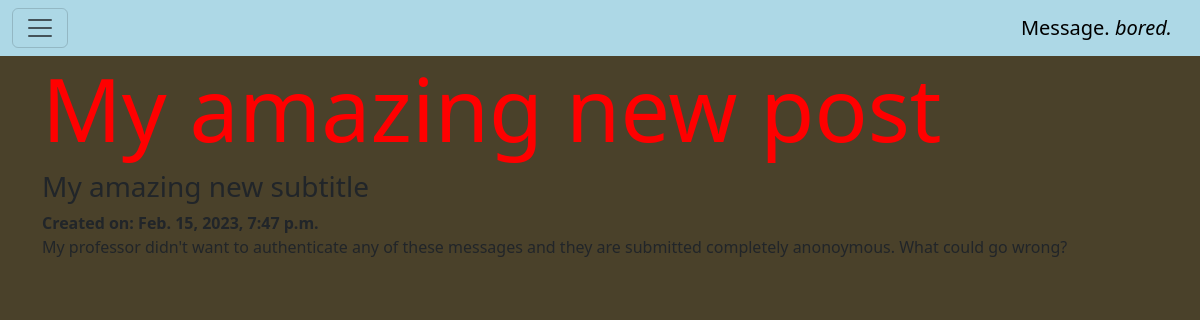
The app's page /posts/4/ with its own data.
### posts/models.py (models this page shows, shortened)
class Post(models.Model):
    title = models.CharField(max_length=128)
    subtitle = models.CharField(max_length=128)
    body = models.TextField()
    created_on = models.DateTimeField(auto_now_add=True)

### posts/views.py (the view)
# urls.py: path("<int:pk>/", PostDetailView.as_view(), name="detail")
class PostDetailView(DetailView):
        template_name = "detail.html"
        model = Post

### templates/detail.html (shortened to what this page needs)
{% extends 'base.html' %}
{% block content %}
<h1>{{ post.title }}</h1>
<h3>{{ post.subtitle }}</h3>
<strong>Created on: {{ post.created_on }}</strong>
<p>{{ post.body }}</p>
{% endblock content %}

### static/css/base.css (style rules this page uses)
h1, h3 { justify-content: center; }
h1 { color: red; font-size: 88px; }
body { background-color: #4A412A; }

### records on screen
Post: title "My amazing new post", subtitle "My amazing new subtitle", created_on "Feb. 15, 2023, 7:47 p.m.", body "My professor didn't want to authenticate any of these messages and they are submitted completely anonoymous. What could go wrong?"
